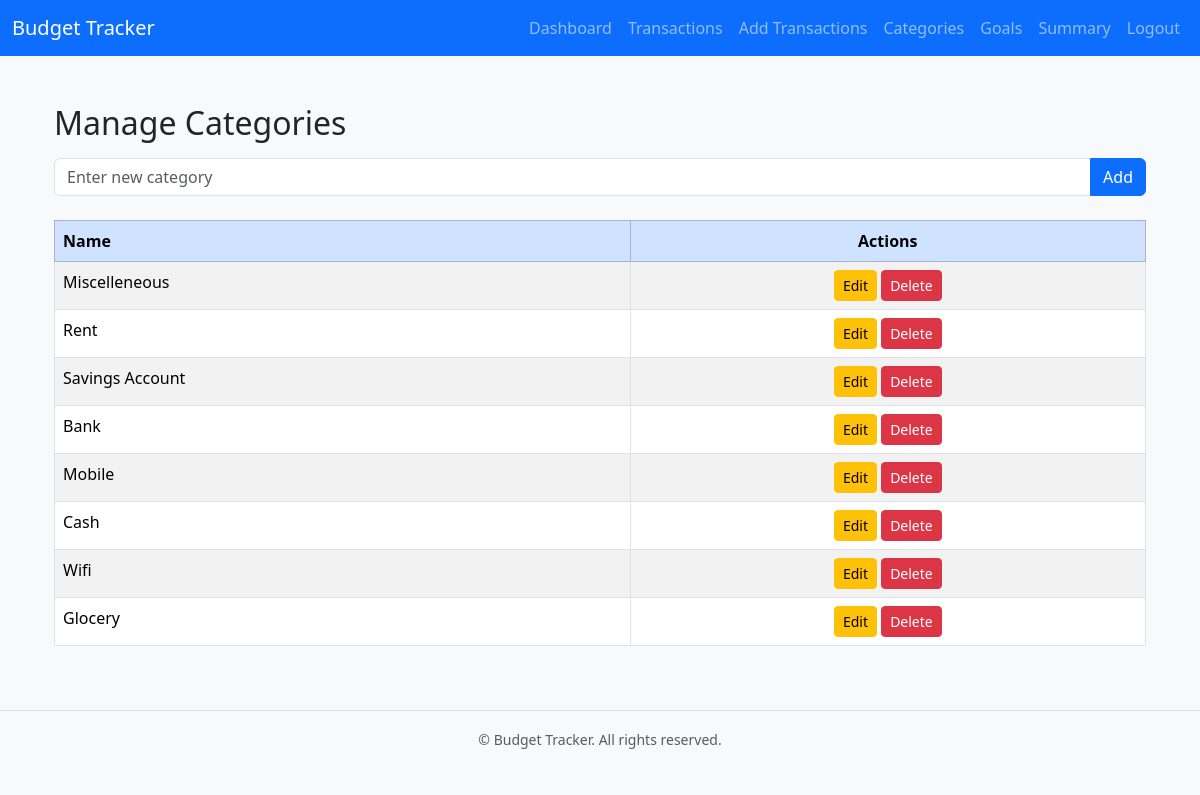
/categories (signed in), run on the app's committed database.
### app/models.py (models this page shows, shortened)
class Category(db.Model):
    id = db.Column(db.Integer, primary_key=True)
    name = db.Column(db.String(50), nullable=False, unique=True)
    user_id = db.Column(db.Integer, db.ForeignKey('user.id', name='fk_category_user_id'), nullable=False)
    transactions = db.relationship('Transaction', backref='category_ref', lazy=True)

### app/routes.py (the view, shortened to what this page needs)
@bp.route('/categories', methods=['GET', 'POST'])
@login_required
def categories():
    form = CategoryForm()
    categories = Category.query.filter_by(user_id=current_user.id).all()
    return render_template('categories.html', form=form, categories=categories)

### app/forms.py
class CategoryForm(FlaskForm):
    name = StringField('Category Name', validators=[DataRequired(), Length(min=2, max=50)])
    submit = SubmitField('Add Category')

### app/__init__.py (called while the page is built)
def create_app():
    app = Flask(__name__)
    app.config.from_object('config.Config')
    db.init_app(app)
    migrate.init_app(app, db)
    login_manager.init_app(app)
    from .models import User
    @login_manager.user_loader
    def load_user(user_id):
        return User.query.get(int(user_id))
    from app.auth.routes import bp as auth_bp
    app.register_blueprint(auth_bp, url_prefix='/auth')
    from app.routes import bp as main_bp
    app.register_blueprint(main_bp)
    return app

### app/templates/categories.html (shortened to what this page needs)
{% extends "base.html" %}
{% block content %}
<div class="container mt-4">
    <h2 class="mb-3">Manage Categories</h2>
    <form method="POST" class="mb-4">
        <div class="input-group">
            {{ form.name(class="form-control", placeholder="Enter new category") }}
            <button class="btn btn-primary" type="submit">Add</button>
        </div>
    </form>
    <table class="table table-bordered table-striped">
        <thead class="table-primary">
            <tr>
                <th>Name</th>
                <th class="text-center">Actions</th>
            </tr>
        </thead>
        <tbody>
            {% for c in categories %}
            <tr>
                <td>{{ c.name }}</td>
                <td class="text-center">
                    <a href="{{ url_for('main.edit_category', id=c.id) }}" class="btn btn-sm btn-warning">Edit</a>
                    <form action="{{ url_for('main.delete_category', id=c.id) }}" method="POST" style="display:inline;">
                        <button type="submit" class="btn btn-sm btn-danger">Delete</button>
                    </form>
                </td>
            </tr>
            {% endfor %}
        </tbody>
    </table>
</div>
{% endblock %}

### app/static/css/style.css (style rules this page uses)
body { font-family: 'segoe UI', sans-serif; }

### data on the page
Category: name "Miscelleneous"
Category: name "Rent"
Category: name "Savings Account"
Category: name "Bank"
Category: name "Mobile"
Category: name "Cash"
Category: name "Wifi"
Category: name "Glocery"
